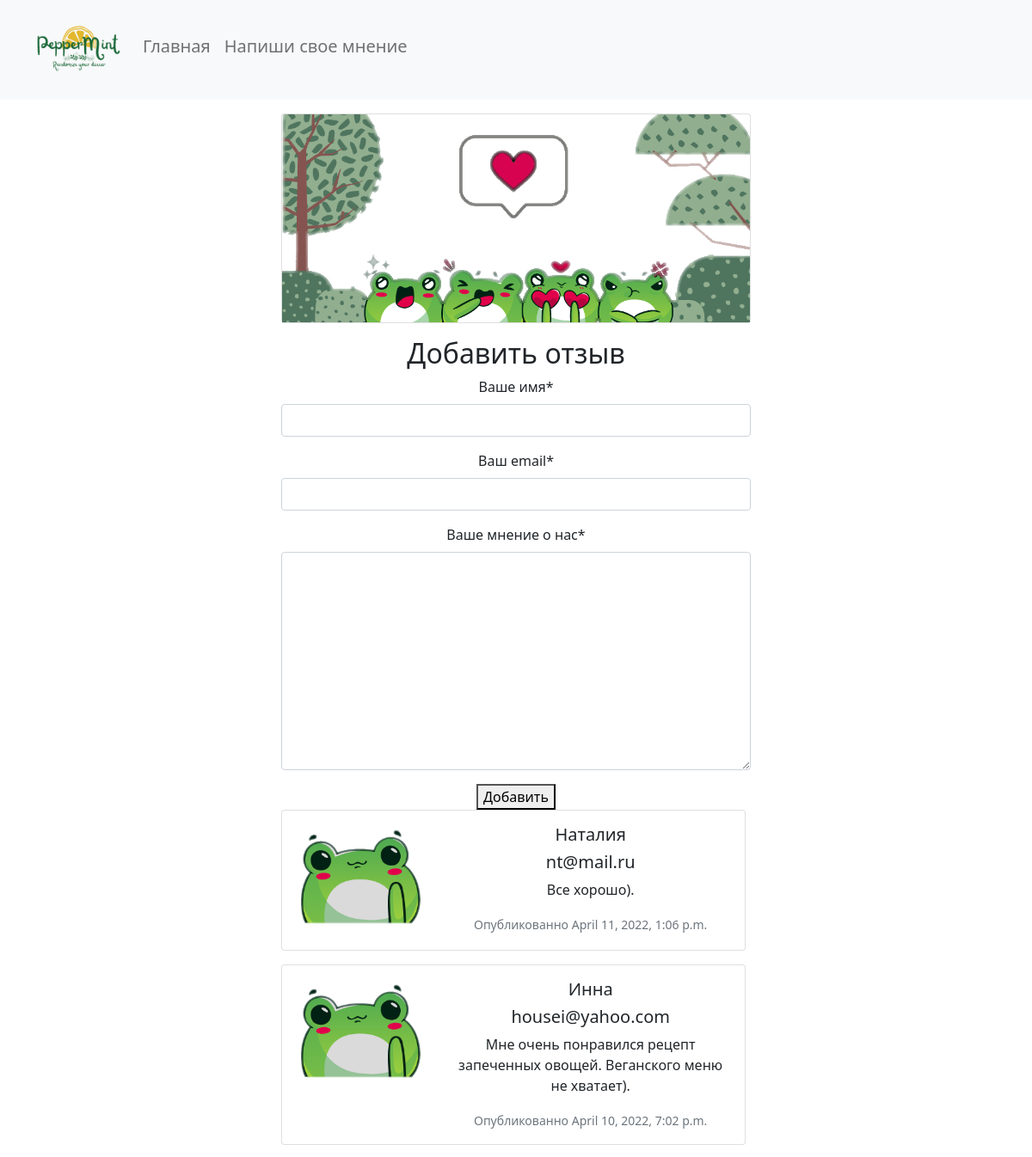
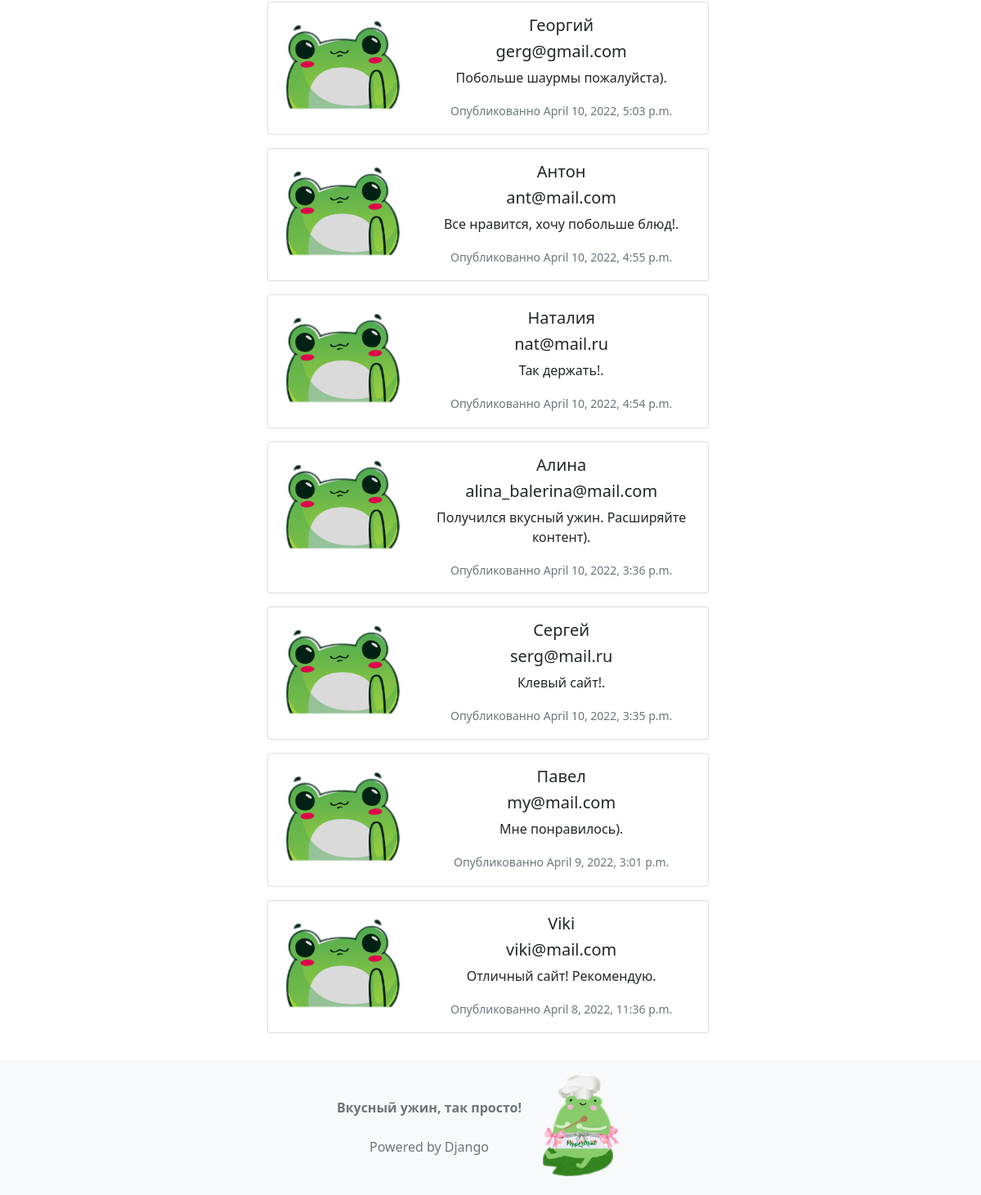
The app's page /reviews/ with its own data (2 pictures, top to bottom).
### app/models.py (models this page shows, shortened)
class Review(models.Model):
    person_name = models.CharField(max_length=50, blank=False)
    mail = models.EmailField(blank=False)
    content = models.TextField(blank=False)
    published = models.DateTimeField(auto_now_add=True)

### app/views.py (the view)
# urls.py: path('reviews/', views.reviews , name='reviews'),
def reviews(request):
    all_reviews = Review.objects.all().order_by('-published')
    if request.method == 'POST':
        form=AddReview(request.POST)
        if form.is_valid():
            review = Review()
            review.person_name = form.cleaned_data['person_name']
            review.mail = form.cleaned_data['mail']
            review.content = form.cleaned_data['content']
            review.published = datetime.now()
            review.save()
        return redirect('reviews')
    else:
        form = AddReview()
    context_dict = { 'reviews' : all_reviews, 'form': form}
    return render(request, 'reviews.html', context_dict)

### app/forms.py
class AddReview(forms.Form):
    person_name = forms.CharField(max_length=50, label='Ваше имя')
    mail = forms.EmailField(label='Ваш email')
    content = forms.CharField(widget=forms.Textarea, label='Ваше мнение о нас')

### app/templates/reviews.html (shortened to what this page needs)
{% extends "base.html" %}
{% load static%}
{% load crispy_forms_tags %}
{% block content %}
<div class="content">
    <div class="container text-center">
        <div class="row">
            <div class="col-lg-6 mx-auto">
                <p class="text-muted">
<div class="card mb-3">
    <img src="{% static 'img/base.png' %}" class="card-img-top" alt="...">
</div>
    <h2>Добавить отзыв</h2>
    <form method="post" enctype="multipart/form-data">
        {{ form|crispy }}
        <button type="submit"> Добавить </button>
    </form>
    {% for rev in reviews %}
    <div class="card mb-3" style="max-width: 540px;">
        <div class="row g-0">
          <div class="col-md-4">
            <img src= "{% static 'img/avatar.png' %}" width="90%" class="img-fluid rounded-start" alt="...">
          </div>
          <div class="col-md-8">
            <div class="card-body">
              <h5 class="card-title">{{rev.person_name|capfirst}}</h5>
              <h5 class="card-title">{{rev.mail}}</h5>
              <p class="card-text">{{rev.content|capfirst}}.</p>
              <p class="card-text"><small class="text-muted">Опубликованно {{rev.published}}</small></p>
            </div>
              </div>
            </div>
          </div>
    {% endfor %}
</div>
</div>
                </div>
            </div>
        </div>
{% endblock content%}

### app/templates/base.html (shortened to what this page needs)
{% load static %}
<!DOCTYPE html>
<html lang="ru">
<head>
    <link href="https://cdn.jsdelivr.net/npm/bootstrap@5.1.3/dist/css/bootstrap.min.css" rel="stylesheet">
</head>
<body>
    <div class="header">
        <nav class="navbar navbar-expand-lg navbar-light bg-light">
            <div class="container">
            <a class="navbar-brand p-0" href= "{% url 'home'%}">
               <img src="{% static 'img/logo.png' %}" alt="Logo"  width=100/>
            </a>
            <div class="collapse navbar-collapse" id="navbarNavAltMarkup">
                <div class="navbar-nav">
                <a class="nav-link" aria-current="page" href="{% url 'home'%}"><h5>Главная</h5></a>
                <a class="nav-link" href="{% url 'reviews'%}"><h5>Напиши свое мнение</h5></a>
                </div>
            </div>
            </div>
        </nav>
    </div>
    <div class="content">
        {% block content %}
        {% endblock content %}
    <div class=" bg-light  flex-row d-flex justify-content-center">
        <footer class="text-center">
            <nav class="navbar  bg-light" >
                <div class="text-center text-muted"> <b>Вкусный ужин, так просто!</b><br><br>Powered by Django
                </div>
                <div>
                    <img src="{% static 'img/footer.png' %}" alt="footer"  width=150/>
                </div>
            </nav>
        </footer>
    </div>
</body>
</html>

### records on screen
Review: person_name "Наталия", mail "nt@mail.ru", content "Все хорошо)", published "April 11, 2022, 1:06 p.m."
Review: person_name "Инна", mail "housei@yahoo.com", content "Мне очень понравился рецепт запеченных овощей. Веганского меню не хватает)", published "April 10, 2022, 7:02 p.m."
Review: person_name "Георгий", mail "gerg@gmail.com", content "Побольше шаурмы пожалуйста)", published "April 10, 2022, 5:03 p.m."
Review: person_name "Антон", mail "ant@mail.com", content "Все нравится, хочу побольше блюд!", published "April 10, 2022, 4:55 p.m."
Review: person_name "Наталия", mail "nat@mail.ru", content "Так держать!", published "April 10, 2022, 4:54 p.m."
Review: person_name "Алина", mail "alina_balerina@mail.com", content "Получился вкусный ужин. Расширяйте контент)", published "April 10, 2022, 3:36 p.m."
Review: person_name "Сергей", mail "serg@mail.ru", content "Клевый сайт!", published "April 10, 2022, 3:35 p.m."
Review: person_name "Павел", mail "my@mail.com", content "Мне понравилось)", published "April 9, 2022, 3:01 p.m."
Review: person_name "Viki", mail "viki@mail.com", content "Отличный сайт! Рекомендую", published "April 8, 2022, 11:36 p.m."
